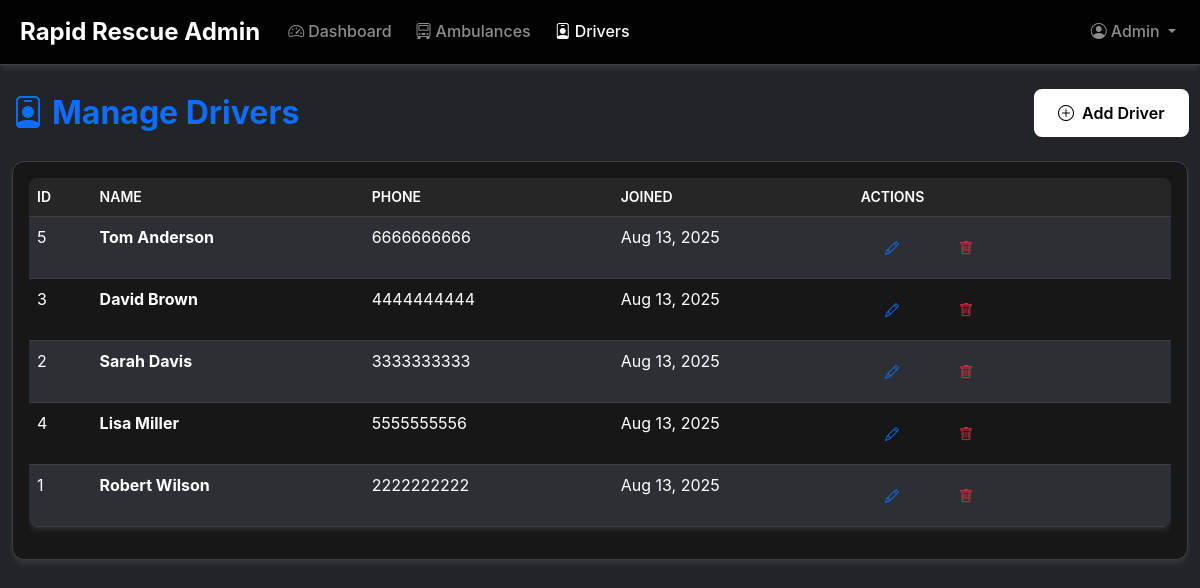
Screenshot of /admin/manage_drivers.php (signed in) with the database file from the repository.
### tables this page shows
CREATE TABLE drivers (
    driverid INT AUTO_INCREMENT PRIMARY KEY,
    firstname VARCHAR(50) NOT NULL,
    lastname VARCHAR(50) NOT NULL,
    phone VARCHAR(15) NOT NULL,
    created_at TIMESTAMP DEFAULT CURRENT_TIMESTAMP
);

### admin/manage_drivers.php (the view, shortened to what this page needs)
<?php
include '../includes/db_connect.php';
$drivers_result = $conn->query("SELECT * FROM drivers ORDER BY lastname, firstname");
?>
<!DOCTYPE html>
<html lang="en">
<head>
    <link href="https://cdn.jsdelivr.net/npm/bootstrap@5.3.0/dist/css/bootstrap.min.css" rel="stylesheet">
    <link href="https://cdn.jsdelivr.net/npm/bootstrap-icons@1.10.0/font/bootstrap-icons.css" rel="stylesheet">
    <link href="../css/style.css" rel="stylesheet">
</head>
<body class="bg-dark text-light">
    <nav class="navbar navbar-expand-lg navbar-dark bg-primary">
        <div class="container-fluid">
            <a class="navbar-brand fw-bold" href="dashboard.php">
                <i class="bi bi-shield-check-fill me-2"></i>Rapid Rescue Admin
            </a>
            <div class="collapse navbar-collapse" id="adminNav">
                <ul class="navbar-nav me-auto">
                    <li class="nav-item">
                        <a class="nav-link" href="dashboard.php">
                            <i class="bi bi-speedometer2 me-1"></i>Dashboard
                        </a>
                    </li>
                    <li class="nav-item">
                        <a class="nav-link" href="manage_ambulances.php">
                            <i class="bi bi-truck-front me-1"></i>Ambulances
                        </a>
                    </li>
                    <li class="nav-item">
                        <a class="nav-link active" href="manage_drivers.php">
                            <i class="bi bi-person-badge me-1"></i>Drivers
                        </a>
                    </li>
                </ul>
                <ul class="navbar-nav">
                    <li class="nav-item dropdown">
                        <a class="nav-link dropdown-toggle" href="#" role="button" data-bs-toggle="dropdown">
                            <i class="bi bi-person-circle me-1"></i><?php echo htmlspecialchars($_SESSION['firstname']); ?>
                        </a>
                    </li>
                </ul>
            </div>
        </div>
    </nav>
    <div class="container-fluid mt-4">
        <div class="row">
            <div class="col-12">
                <div class="d-flex justify-content-between align-items-center mb-4">
                    <h2 class="text-primary mb-0"><i class="bi bi-person-badge me-2"></i>Manage Drivers</h2>
                    <button class="btn btn-primary" data-bs-toggle="modal" data-bs-target="#addDriverModal">
                        <i class="bi bi-plus-circle me-2"></i>Add Driver
                    </button>
                </div>
                <div class="card">
                    <div class="card-body">
                        <div class="table-responsive">
                            <table class="table table-dark table-striped">
                                <thead>
                                    <tr>
                                        <th>ID</th>
                                        <th>Name</th>
                                        <th>Phone</th>
                                        <th>Joined</th>
                                        <th>Actions</th>
                                    </tr>
                                </thead>
                                <tbody>
                                    <?php if ($drivers_result->num_rows > 0): ?>
                                        <?php while ($driver = $drivers_result->fetch_assoc()): ?>
                                            <tr>
                                                <td><?php echo $driver['driverid']; ?></td>
                                                <td><strong><?php echo htmlspecialchars($driver['firstname'] . ' ' . $driver['lastname']); ?></strong></td>
                                                <td><?php echo htmlspecialchars($driver['phone']); ?></td>
                                                <td><?php echo date('M j, Y', strtotime($driver['created_at'])); ?></td>
                                                <td>
                                                    <button class="btn btn-sm btn-outline-primary me-2"
                                                            onclick="editDriver(<?php echo htmlspecialchars(json_encode($driver)); ?>)">
                                                        <i class="bi bi-pencil"></i>
                                                    </button>
                                                    <form method="POST" class="d-inline" onsubmit="return confirm('Are you sure you want to delete this driver?')">
                                                        <button type="submit" name="delete_driver" class="btn btn-sm btn-outline-danger">
                                                            <i class="bi bi-trash"></i>
                                                        </button>
                                                    </form>
                                                </td>
                                            </tr>
                                        <?php endwhile; ?>
                                    <?php endif; ?>
                                </tbody>
                            </table>
                        </div>
                    </div>
                </div>
            </div>
        </div>
    </div>
</body>
</html>

### css/style.css (style rules this page uses)
:root { --black: #000000; --white: #ffffff; --grey-100: #f5f5f5; --grey-300: #d4d4d4; --grey-400: #a3a3a3; --grey-600: #525252; --grey-700: #404040; --grey-800: #262626; --grey-900: #171717; --bg-primary: var(--black); --bg-secondary: var(--grey-900); --bg-card: var(--grey-900); --text-primary: var(--white); --text-secondary: var(--grey-400); --border-color: var(--grey-700); --font-family: "Inter", -apple-system, BlinkMacSystemFont, "Segoe UI", sans-serif; --shadow: 0 4px 6px -1px rgba(255, 255, 255, 0.1); --shadow-lg: 0 10px 15px -3px rgba(255, 255, 255, 0.1); --transition: 0.2s ease-out; --transition-slow: 0.3s ease-out; }
*, *::before, *::after { box-sizing: border-box; }
body { background: var(--bg-primary) !important; color: var(--text-primary) !important; font-family: var(--font-family); line-height: 1.6; font-weight: 400; margin: 0; overflow-x: hidden; }
h1, h2, h3, h4, h5, h6 { font-family: var(--font-family); font-weight: 700; line-height: 1.2; margin-bottom: 1rem; }
h2 { font-size: 2rem; }
.card { background: var(--bg-card) !important; border: 1px solid var(--border-color) !important; border-radius: 12px !important; box-shadow: var(--shadow); transition: all var(--transition); will-change: transform; }
.btn { font-weight: 600; border-radius: 8px; padding: 12px 24px; transition: all var(--transition); border: none; position: relative; overflow: hidden; will-change: transform; }
.btn-primary { background: var(--white); color: var(--black); }
.table-dark { --bs-table-bg: var(--bg-card); --bs-table-border-color: var(--border-color); border-radius: 8px; overflow: hidden; box-shadow: var(--shadow); }
.table-dark th { background: var(--grey-800); color: var(--white); font-weight: 600; text-transform: uppercase; font-size: 0.875rem; }
.table-dark tbody tr { transition: background-color var(--transition); }
.navbar { backdrop-filter: blur(20px); background: rgba(0, 0, 0, 0.95) !important; border-bottom: 1px solid var(--border-color) !important; box-shadow: var(--shadow); }
.navbar-brand { font-weight: 800; font-size: 1.5rem; transition: transform var(--transition); }
.nav-link { font-weight: 500; transition: all var(--transition); border-radius: 6px; margin: 0 4px; }
html { scroll-behavior: smooth; }

### rows the page displays
drivers: driverid "5", firstname+lastname "Tom Anderson", phone "6666666666", created_at "Aug 13, 2025"
drivers: driverid "3", firstname+lastname "David Brown", phone "4444444444", created_at "Aug 13, 2025"
drivers: driverid "2", firstname+lastname "Sarah Davis", phone "3333333333", created_at "Aug 13, 2025"
drivers: driverid "4", firstname+lastname "Lisa Miller", phone "5555555556", created_at "Aug 13, 2025"
drivers: driverid "1", firstname+lastname "Robert Wilson", phone "2222222222", created_at "Aug 13, 2025"

### other values shown
$_SESSION['firstname'] "Admin"
